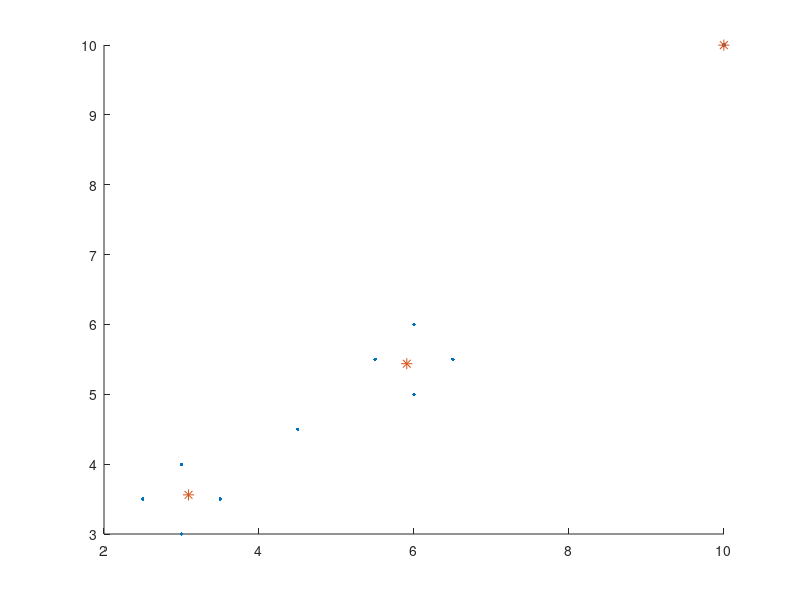

Recreate this plot in MATLAB.
x = [2.5 3.0 3.0 3.5 5.5 6.0 6.0 6.5 4.5 10 10;
    3.5 3.0 4.0 3.5 5.5 6.0 5.0 5.5 4.5 10 10];
pN = size(x);
c = 3; %Amount of groups
eps = 10^-5;
m = 2; %Fuzziness
t = 0; %Iteration counter
u = zeros(c,pN(2)); %Partition matrix

check = 1;

for i=1:pN(2)
    r = rand(1, c); % Start with c random numbers that don't sum to 1.
    r = r / sum(r);  % Normalize so the sum is 1.
    
    r = r.';    % transpose -> becomes vertical
    
    u(:,i) = r;
end
% generating val equal to 1 vertically



for i=1:c %Check if any row isn't empty, if yes terminate the code
    if sum(u(i,:))==0
        print("Incorrectly generated initial partition matrix - Please try again.")
        exit
    end
end

u;
while check>eps
    t = t+1
    v = zeros(pN(1),c);
    for i=1:pN(1)
        for j=1:c
            uTemp = u.^m;
            tempV = uTemp(j,:).*x(i,:)
            v(i,j) = sum(tempV)/sum(uTemp(j,:));
        end
    end
    v;
%     for i = 1:c
%         for j = 1:pN(1)
%             Nominator = 0;
%             Denominator = 0;
%             for k = 1:pN(2)
%                 Nominator = Nominator + u(i, k) ^ m * x(j, k);
%                 Denominator = Denominator + u(i, k) ^ m;
%             end
%             if Denominator ~= 0
%                 v(j, i) = Nominator / Denominator;
%             end
%         end
%     end


    d = zeros(c,pN(2))
    for i=1:pN(2)
        for j=1:c
          d(j,i) = sqrt((x(1,i)-v(1,j))^2+(x(2,i)-v(2,j))^2);
        end
    end
d
    temp = uTemp.*(d.^2);
    tempSum = sum(temp);
    jVal = sum(tempSum);

    uOld = u;
    dForNewU = d.^(2/(1-m));
    for i=1:c
        for j=1:pN(2)
            u(i,j) = dForNewU(i,j) / sum(dForNewU(:,j));
        end
    end
    uf = u-uOld;
    sumuf=0;
    for i=1:c
        for j=1:pN(2)
            sumuf = sumuf + (uf(i,j)^2);
        end
    end
    check = sqrt(sumuf)
    
end

hold on
plot(x(1,:),x(2,:), '.', 'MarkerSize', 8)
plot(v(1,:),v(2,:), '*', 'MarkerSize', 8)

hold off


x(1,:)
x(2,:)
jVal
u
v
